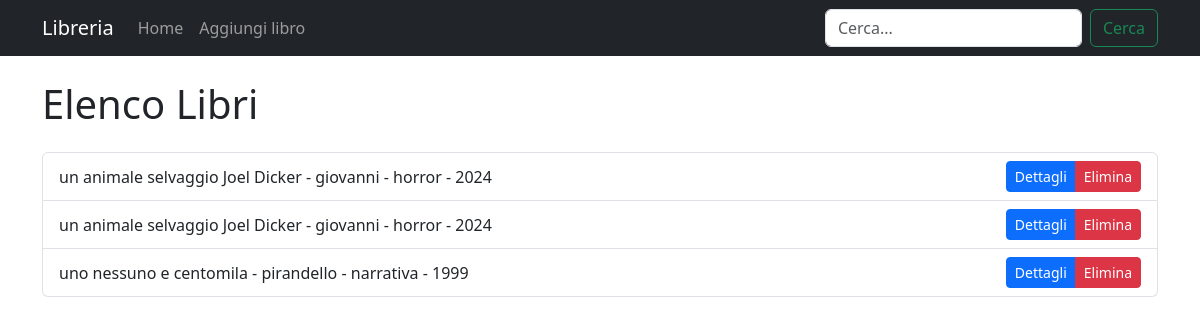
The page / on the database its author committed.
### tables this page shows
CREATE TABLE `libri` (
  `id` int(11) NOT NULL,
  `titolo` varchar(100) NOT NULL,
  `autore` varchar(100) NOT NULL,
  `anno_pubblicazione` int(11) NOT NULL,
  `genere` varchar(100) NOT NULL
);

### index.php (the view, shortened to what this page needs)
<?php
$host = 'localhost';
$db   = 'gestione_libreria';
$user = 'root';
$pass = '';
$dsn = "mysql:host=$host;dbname=$db";
$options = [
    PDO::ATTR_ERRMODE            => PDO::ERRMODE_EXCEPTION,
    PDO::ATTR_DEFAULT_FETCH_MODE => PDO::FETCH_ASSOC,
    PDO::ATTR_EMULATE_PREPARES   => false,
];
$pdo = new PDO($dsn, $user, $pass, $options);
$search = $_GET["search"] ?? " ";
$stmt = $pdo->prepare('SELECT * FROM libri WHERE titolo LIKE ? OR autore LIKE ?');
$stmt->execute([
    "%$search%",
    "%$search%"
]);
include  __DIR__ . "/includes/initialHtml.php";
?>
    <nav class="navbar navbar-expand-lg navbar-dark bg-dark">
        <div class="container">
            <a class="navbar-brand" href="#">Libreria</a>
            <div class="collapse navbar-collapse" id="navbarNav">
                <ul class="navbar-nav me-auto">
                    <li class="nav-item">
                        <a class="nav-link" href="#">Home</a>
                    </li>
                    <li class="nav-item">
                    <a class="nav-link" href="/S1-L5/createbook.php">Aggiungi libro</a>
                </li>
                </ul>
                <form class="d-flex" action="" method="get">
                    <input class="form-control me-2" type="search" name="search" placeholder="Cerca..." aria-label="Search">
                    <button class="btn btn-outline-success" type="submit">Cerca</button>
                </form>
            </div>
        </div>
    </nav>
    <div class="container mt-4">
        <h1 class="my-4">Elenco Libri</h1>
        <ul class="list-group">
            <?php foreach ($stmt as $row) { ?>
                <li class="list-group-item d-flex justify-content-between align-items-center">
                    <span><?= "$row[titolo] - $row[autore] - $row[genere] - $row[anno_pubblicazione]" ?></span>
                    <div class="btn-group" role="group" aria-label="Azioni">
                        <a href="/S1-L5/dettagli.php?id=<?= $row['id'] ?>" class="btn btn-primary btn-sm">Dettagli</a>
                        <a href="/S1-L5/elimina.php?id=<?= $row['id'] ?>" class="btn btn-danger btn-sm">Elimina</a>
                    </div>
                </li>
            <?php } ?>
        </ul>
    </div> <?php
include __DIR__ . "/includes/endHtml.php";

### includes/initialHtml.php (shortened to what this page needs)
<!DOCTYPE html>
<html lang="en">
<head>
    <link href="https://cdn.jsdelivr.net/npm/bootstrap@5.3.0-alpha1/dist/css/bootstrap.min.css" rel="stylesheet">
</head>
<body>

### includes/endHtml.php (shortened to what this page needs)
</body>
</html>

### rows shown on the page
libri: titolo "un animale selvaggio Joel Dicker", autore "giovanni", genere "horror", anno_pubblicazione "2024"
libri: titolo "un animale selvaggio Joel Dicker", autore "giovanni", genere "horror", anno_pubblicazione "2024"
libri: titolo "uno nessuno e centomila", autore "pirandello", genere "narrativa", anno_pubblicazione "1999"
